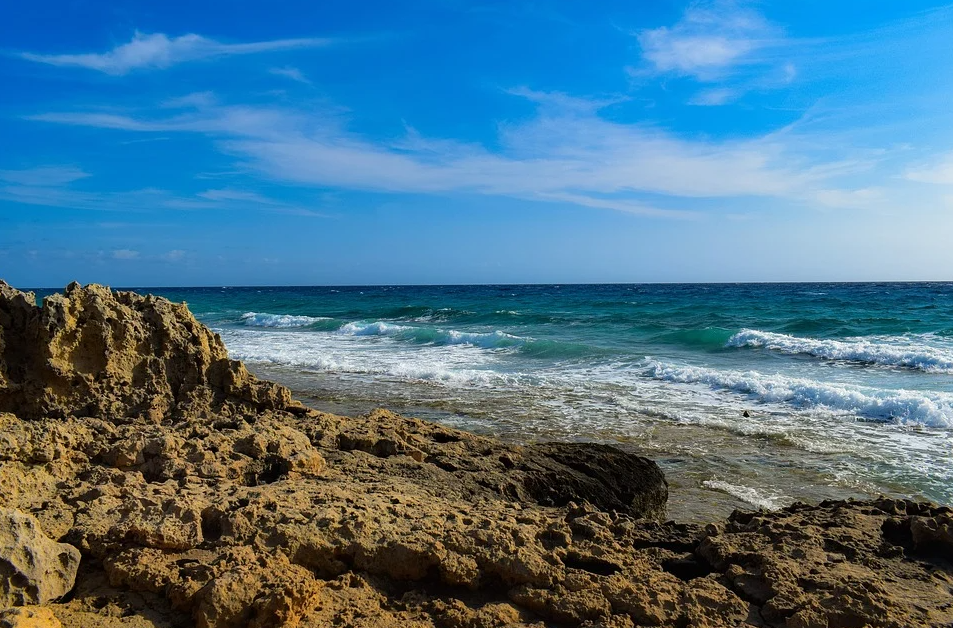
#> input picture tp_1/segmentacion.png, 953 x 628 px, found by its file name
$ jupyter execute tp_2.ipynb
#> lines starting #> are read from the running program, lines starting #| are printed output that depends on the picture
# Visión por Computadora I - TP 2

Implementar la función `create_gauss_filter (h, w, k_size, sigma)` para crear filtros gaussianos para filtrado espectral. Debe retornar un filtro gaussiano de tamaño HxW en dominio espacial y su transformada de Fourier.
1. Graficar ambas representaciones para diferentes tamaños de kernel y sigma. Aplicar el filtro a una imagen para validar el funcionamiento en el dominio espectral.
2. Usando el método descripto en el paper **"Image Sharpness Measure for Blurred Images in Frequency Domain”** comparar el resultado de un filtrado por convolución con el filtrado espectral.
3. Repetir la comparación usando uno de los métodos descriptos en el apéndice del paper **“Analysis of focus measure operators in shape from focus”**.

[cell 1]
import numpy as np
import cv2 as cv
import matplotlib.pyplot as plt
import requests

[cell 2]
def create_gauss_filter(h,w,k_size,_sigma):
    # Primero obtenemos el kernel-1D y lo multiplicamos por su traspuesto para obtener el kernel-2D
    kernel_1d = cv.getGaussianKernel(ksize=k_size, sigma=_sigma)
    kernel_2d = kernel_1d * kernel_1d.T

    # Luego, obtenemos el filtro haciendo el padding del kernel para igualar el tamaño de la imagen original
    gaussian_filter = np.zeros((h,w), dtype=np.float32)
    origin_x = int((h - k_size) / 2)
    origin_y = int((w - k_size) / 2)
    gaussian_filter[origin_x:origin_x+k_size, origin_y:origin_y+k_size] += kernel_2d

    # Finalmente, devolvemos el filtro y su transformada de fourier, tomando el modulo y descartando la parte imaginaria
    fourier_gaussian_filter =  abs(np.fft.fft2(gaussian_filter))
    return gaussian_filter, fourier_gaussian_filter

[cell 3]
# Función para descargar la imagen que vamos a utilizar de prueba
def descargar_imagen(url):
    response = requests.get(url)
    if response.status_code == 200:
        image_array = np.asarray(bytearray(response.content), dtype=np.uint8)
        image = cv.imdecode(image_array, cv.IMREAD_COLOR)
        return image
    else:
        raise Exception(f"Falla descarga. Codigo: {response.status_code}")

#### 1. Graficamos ambas representaciones

[cell 4]
gf, fgf = create_gauss_filter(200,400,6,1.5)

[cell 5]
plt.figure(figsize=(12,12))
plt.subplot(3,2,1)
plt.imshow(gf, cmap='gray')
plt.subplot(3,2,2)
plt.imshow(fgf, cmap='gray')

plt.subplot(3,2,3)
plt.imshow(gf, cmap='jet')
plt.subplot(3,2,4)
plt.imshow(fgf, cmap='jet')

[cell 6]
# Probamos con otros valores de kernel y sigma
gf, fgf = create_gauss_filter(200,400,28,5)

plt.figure(figsize=(12,12))
plt.subplot(3,2,1)
plt.imshow(gf, cmap='gray')
plt.subplot(3,2,2)
plt.imshow(fgf, cmap='gray')

plt.subplot(3,2,3)
plt.imshow(gf, cmap='jet')
plt.subplot(3,2,4)
plt.imshow(fgf, cmap='jet')
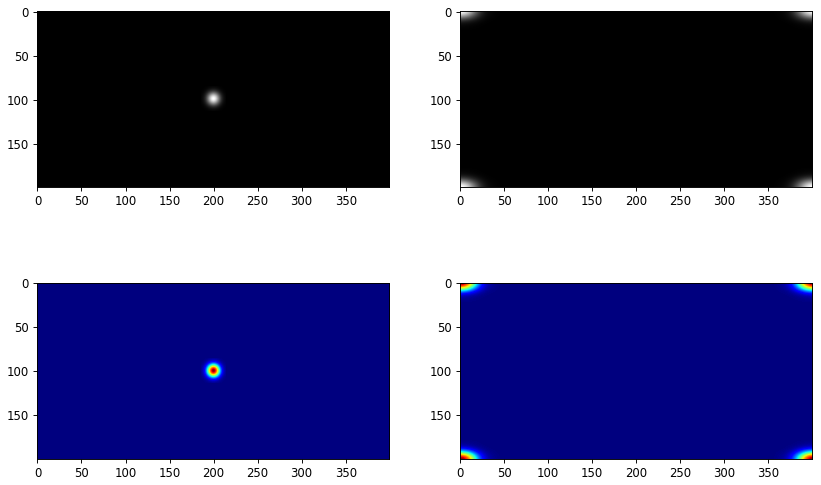
#> figure drawn by matplotlib, 4 panels

##### Vamos a aplicar el filtro a una imagen para validar su funcionamiento en los dominios espacial y espectral

[cell 7]
# Comenzamos descargando la imagen de prueba, que es aquella que tiene la playa, el mar y el cielo
url1 = 'https://github.com/FIUBA-Posgrado-Inteligencia-Artificial/vision_computadora_I/raw/11-cohorte/Material_TPs/TP1/segmentacion.png'

img = descargar_imagen(url1)
#> in descargar_imagen, image is the input picture: shape (628, 953, 3); mean B, G, R 139, 116.4, 76.1
img = cv.cvtColor(img, cv.COLOR_BGR2RGB)
gray = cv.cvtColor(img, cv.COLOR_RGB2GRAY)
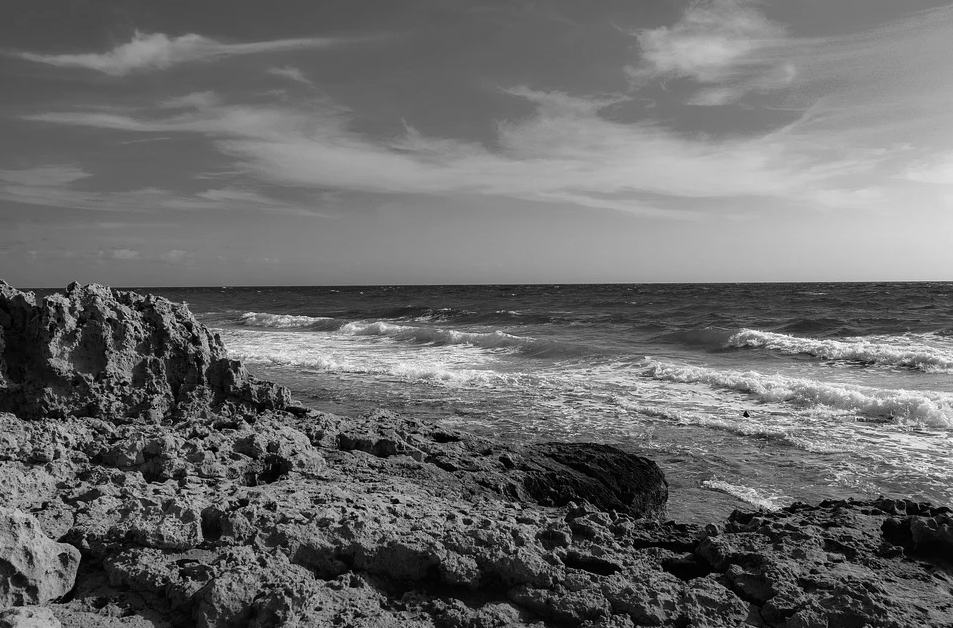
#> gray: shape (628, 953); min 0, max 254, mean 106.9

M = img.shape[0]
#> M = 628
N = img.shape[1]
#> N = 953

plt.figure(figsize=(12, 6))
plt.subplot(1, 2, 1)
plt.imshow(img,cmap='gray')
plt.title('Imagen original')
plt.axis('off')
plt.subplot(1, 2, 2)
plt.imshow(gray,cmap='gray')
plt.title('Imagen en escala de grises')
plt.axis('off')
plt.show()
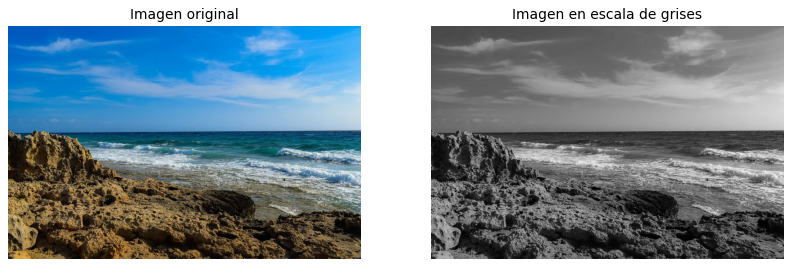
#> figure drawn by matplotlib, 2 panels

[cell 8]
# Aplicamos los filtros
iW, iH = gray.shape[::-1]
#> iW = 953; iH = 628

gf, fgf = create_gauss_filter(iH,iW,6,1.5)

# Filtrado espacial
filtrado_espacial = cv.filter2D(gray, -1, gf)
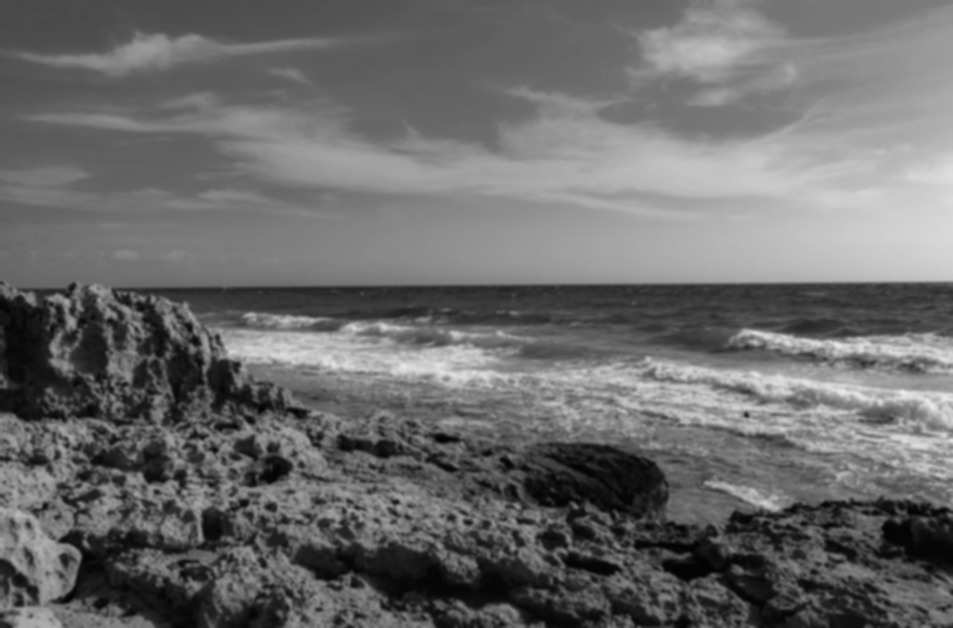
#> filtrado_espacial: shape (628, 953); min 2, max 235, mean 106.9
plt.figure(figsize=(12, 6))
plt.imshow(filtrado_espacial,cmap='gray')
plt.title('Filtrado Espacial')
plt.axis('off')

# Filtardo espectral
shifted_img_fft = np.fft.fftshift(np.fft.fft2(gray))
filtrado_spectral = shifted_img_fft *  np.fft.fftshift(fgf)
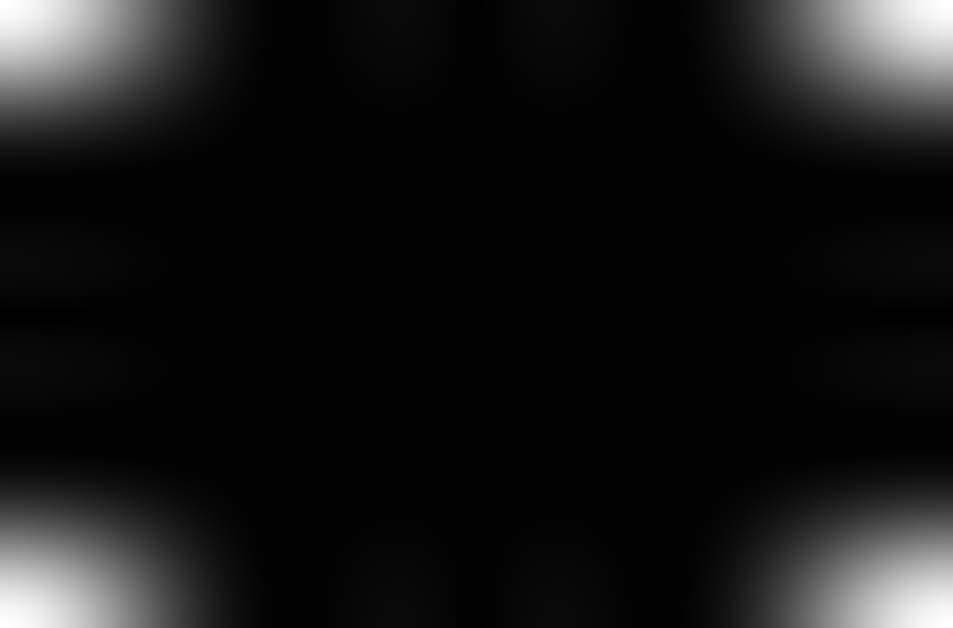
#> fgf: shape (628, 953) float64; min 0, max 1, mean 0.0846
f_ishift = np.fft.ifftshift(filtrado_spectral)
fil_spec_esp = np.real(np.fft.ifft2(f_ishift))
fil_int = np.uint8(fil_spec_esp)
plt.figure(figsize=(12, 6))
plt.imshow(fil_spec_esp,cmap='gray')
plt.title('Filtrado Espectral')
plt.axis('off')

#### 2. Comparamos los filtrados espectral y espacial usando uno de los métodos descriptos en el apéndice del paper **“Analysis of focus measure operators in shape from focus”**.

[cell 9]
# Calculo de la image quality measure (FM) de acuerdo al paper Image Sharpness Measure for Blurred Images in Frequency Domain
# para la imagen original

def FM(image):
    f = np.fft.fft2(image)
    fshift = np.fft.fftshift(f)
    modf = (np.abs(fshift))
    Mf = np.max(modf)
#> Mf = 63982402
    mf = np.min(modf)
#> mf = 0.622

    count = np.sum(modf > (Mf/1000))
#> count = 6451
    print(f"La cantidad de pixels que superan el valor Mf/1000 es {count}")
#| La cantidad de pixels que superan el valor Mf/1000 es 6451
    M = image.shape[0]
#> M = 628
    N = image.shape[1]
#> N = 953
    FM = count/(N*M)
#> FM = 0.0108
    return FM

Fesp = FM(filtrado_espacial)
#> Fesp = 0.0108
Fspec = FM(fil_int)
#| La cantidad de pixels que superan el valor Mf/1000 es 6373
#> Fspec = 0.0106

print(f"Operador de la medida de foco elegido:  Gaussian Derivative (GRA1) A10 para el filtro espacial es:  VALOR: {Fesp:.4f} ")
#| Operador de la medida de foco elegido:  Gaussian Derivative (GRA1) A10 para el filtro espacial es:  VALOR: 0.0108
print(f"Operador de la medida de foco elegido:  Gaussian Derivative (GRA1) A10 para el filtro espectral es:  VALOR: {Fspec:.4f} ")
#| Operador de la medida de foco elegido:  Gaussian Derivative (GRA1) A10 para el filtro espectral es:  VALOR: 0.0106

Como vemos, los resultados luego de aplicar los dos filtrados son muy similares

#### 3. Utilizamos el método descripto en el paper **"Image Sharpness Measure for Blurred Images in Frequency Domain”** para comparar el resultado de un filtrado por convolución con el filtrado espectral.

[cell 10]
# Funcion para derivar parcialmente el kernel gausisano
def derv_gauss(sigma):

    size= int(5 * sigma)
    if size % 2 == 0: # lo hago impar
        size += 1

    # creo un mesh grid
    k = size // 2
    x, y= np.mgrid[-k:k+1, -k:k+1]

    # derivada en x  teorica de la gaussiana en la malla
    gx= -x * np.exp(-(x**2 + y**2) / (2 * sigma**2))
    gx /= np.sum(np.abs(gx))  # factor de normalizacion asi suma uno la suma de los coeficientes

    # en y
    gy = -y * np.exp(-(x**2 + y**2) / (2 * sigma**2))
    gy /= np.sum(np.abs(gy))

    return gx, gy

[cell 11]
def GRA1(image,s1):
# calcula la ecuacion A15
    gx, gy = derv_gauss(s1)
    t1 = cv.filter2D(image, -1, gx)
    t2 = cv.filter2D(image, -1, gy)

    plt.figure(figsize=(12, 6))
    plt.subplot(1, 2, 1)
    plt.imshow(t1,cmap='gray')
    plt.title('Convolucion entre la imagen y Gx')
    plt.axis('off')
    plt.subplot(1, 2, 2)
    plt.imshow(t2,cmap='gray')
    plt.title('Convolucion entre la imagen y Gy')
    plt.axis('off')
    plt.show()
    F = (1/(N*M))*np.sum(t1**2 + t2**2)
    return F

[cell 12]
gf, fgf = create_gauss_filter(M,N,13,1.5)
s1 = 1.0 # Sigma del operador de foco

# Filtardo espectral
shifted_img_fft = np.fft.fftshift(np.fft.fft2(gray))
filtrado_spectral = shifted_img_fft *  np.fft.fftshift(fgf)
f_ishift = np.fft.ifftshift(filtrado_spectral)
fil_spec_esp = np.real(np.fft.ifft2(f_ishift))
fil_int = np.uint8(fil_spec_esp)
print(fil_int.dtype)
#| uint8
plt.figure(figsize=(12, 6))
plt.imshow(fil_spec_esp,cmap='gray')
plt.title('Filtrado Espectral')
plt.axis('off')

# Filtrado espacial
filtrado_espacial = cv.filter2D(gray, -1, gf)
plt.figure(figsize=(12, 6))
plt.imshow(filtrado_espacial,cmap='gray')
plt.title('Filtrado Espacial')
plt.axis('off')

Fesp = GRA1(filtrado_espacial,s1)
#> in GRA1, `t1 = cv.filter2D(image, -1, gx)`:
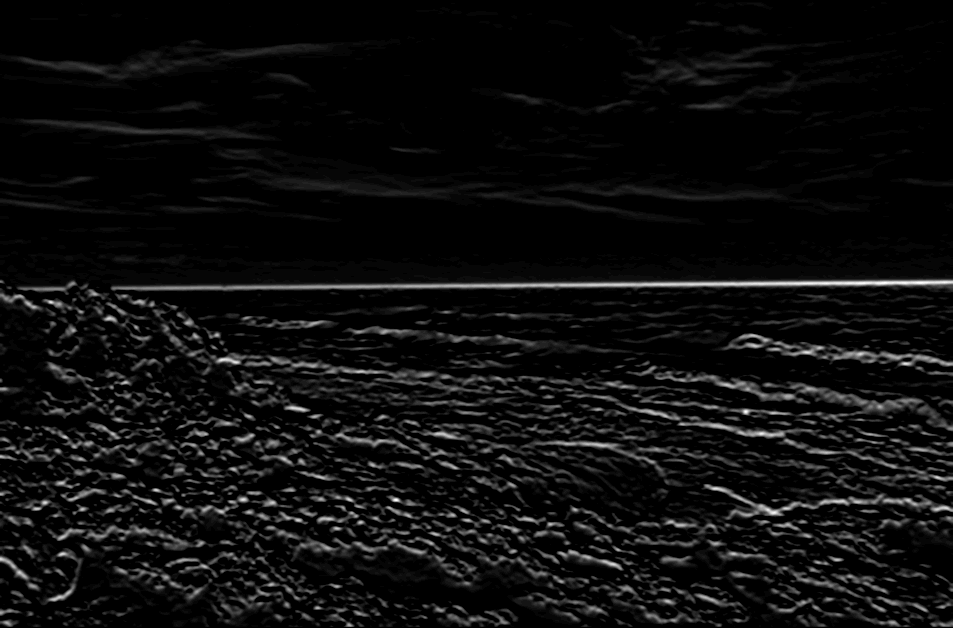
#> t1: shape (628, 953); min 0, max 37, mean 2; drawn with min black and max white
#> in GRA1, `t2 = cv.filter2D(image, -1, gy)`:
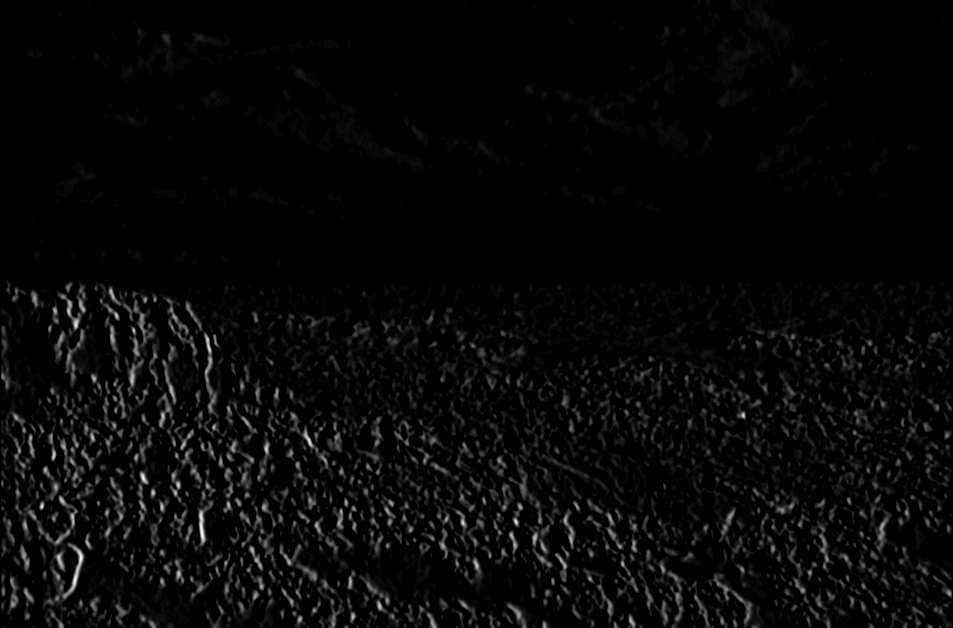
#> t2: shape (628, 953); min 0, max 38, mean 1.2; drawn with min black and max white
#> in GRA1, `F = (1/(N*M))*np.sum(t1**2 + t2**2)`: F = 20.23
#> Fesp = 20.23
Fspec = GRA1(fil_int,s1)
#> call 2 of GRA1, with s1 = 1
#> in GRA1 (call 2), `t1 = cv.filter2D(image, -1, gx)`:
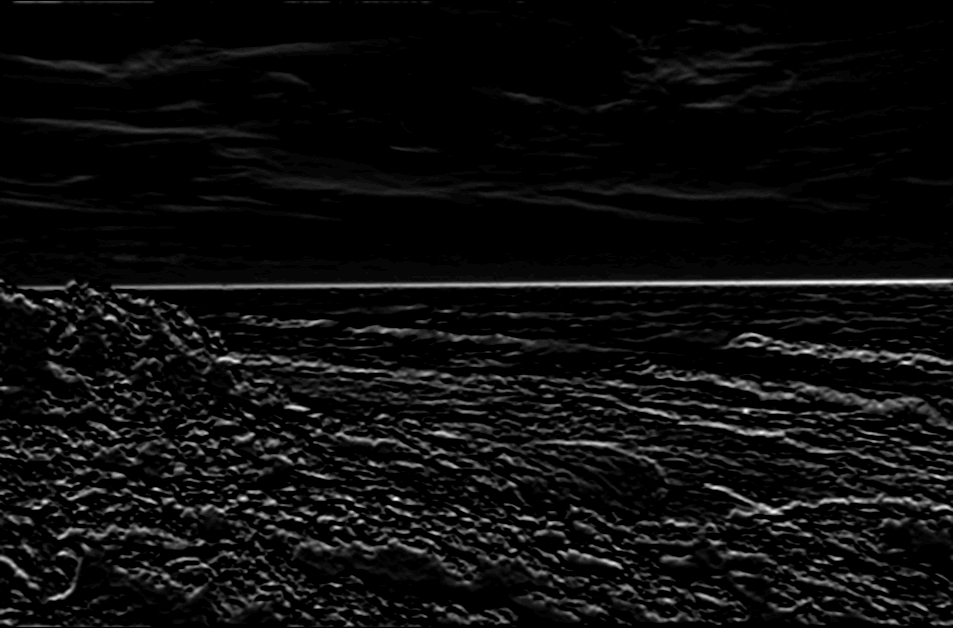
#> t1: shape (628, 953); min 0, max 37, mean 2; drawn with min black and max white
#> in GRA1 (call 2), `F = (1/(N*M))*np.sum(t1**2 + t2**2)`: F = 20.63
#> Fspec = 20.63

print(f"Operador de la medida de foco elegido:  Gaussian Derivative (GRA1) A10 para el fil espacial es:  VALOR: {Fesp:.3f} ")
#| Operador de la medida de foco elegido:  Gaussian Derivative (GRA1) A10 para el fil espacial es:  VALOR: 20.234
print(f"Operador de la medida de foco elegido:  Gaussian Derivative (GRA1) A10 para el fil espectral es:  VALOR: {Fspec:.3f} ")
#| Operador de la medida de foco elegido:  Gaussian Derivative (GRA1) A10 para el fil espectral es:  VALOR: 20.633

$ run again, with tp_1/img2_tp.png copied over tp_1/segmentacion.png
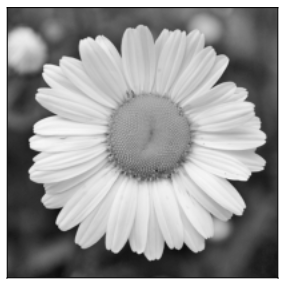
#> input picture tp_1/img2_tp.png, 287 x 288 px, found by its file name
#> in descargar_imagen, image is the input picture: shape (288, 287, 3); min 2, max 255, mean 154.8
#> `fil_spec_esp = np.real(np.fft.ifft2(f_ishift))`:
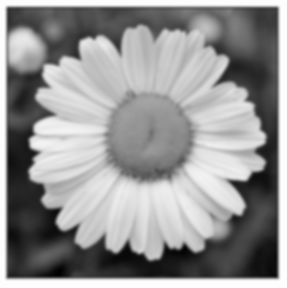
#> fil_spec_esp: shape (288, 287) float64; min 13.48, max 256, mean 154.8; drawn with min black and max white
#> Mf = 12796270
#> mf = 0.0787
#> count = 2145
#| La cantidad de pixels que superan el valor Mf/1000 es 2145
#> FM = 0.026
#| La cantidad de pixels que superan el valor Mf/1000 es 2800
#> `Fspec = FM(fil_int)`: Fspec = 0.0339
#| Operador de la medida de foco elegido:  Gaussian Derivative (GRA1) A10 para el filtro espacial es:  VALOR: 0.0260
#| Operador de la medida de foco elegido:  Gaussian Derivative (GRA1) A10 para el filtro espectral es:  VALOR: 0.0339
#| uint8
#> in GRA1, `t2 = cv.filter2D(image, -1, gy)`:
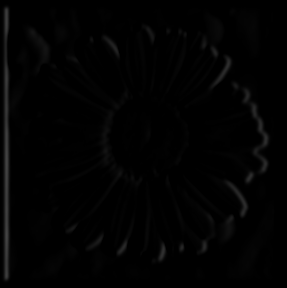
#> t2: shape (288, 287); min 0, max 67, mean 2.3
#> F = 20.4
#> `Fspec = GRA1(fil_int,s1)`: Fspec = 20.42
#| Operador de la medida de foco elegido:  Gaussian Derivative (GRA1) A10 para el fil espacial es:  VALOR: 20.402
#| Operador de la medida de foco elegido:  Gaussian Derivative (GRA1) A10 para el fil espectral es:  VALOR: 20.423
